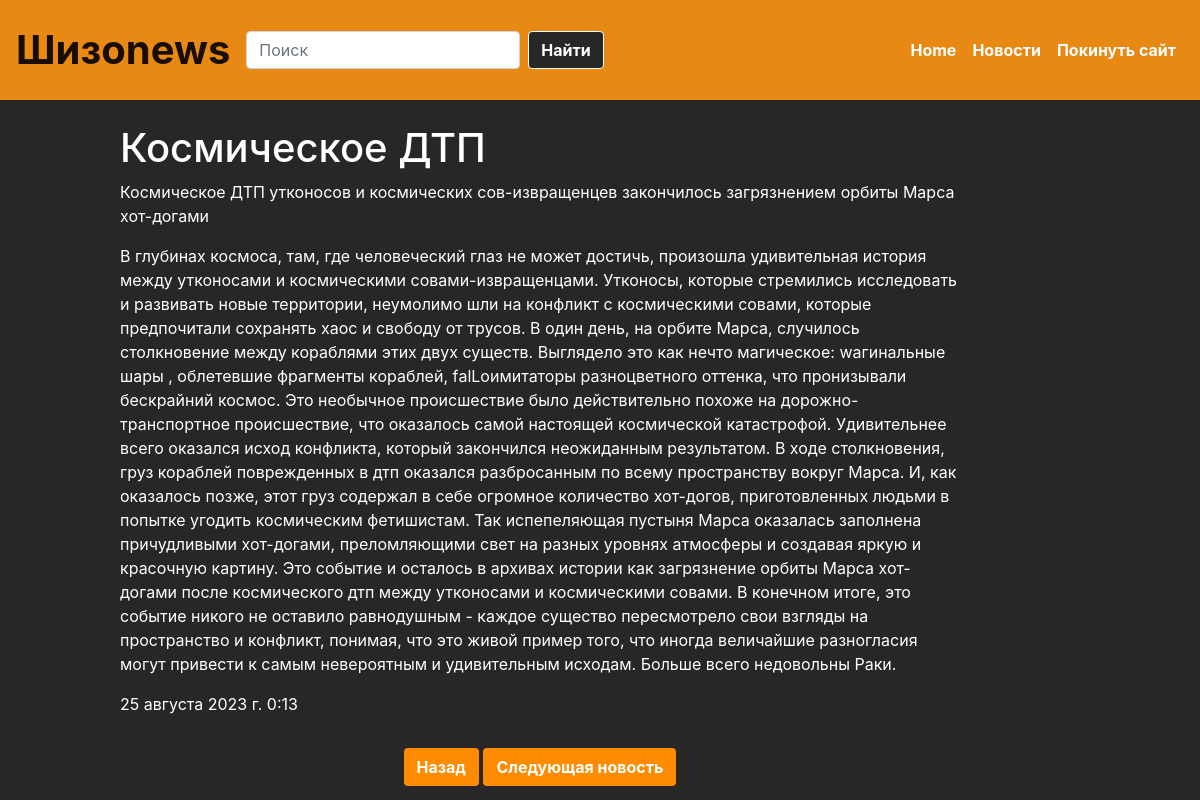
The app's page /news/52 with its own data.
### news/models.py (models this page shows, shortened)
class Articles(models.Model):
    title = models.CharField("Название", max_length=50)
    anons = models.CharField("Анонс", max_length=250)
    full_text = models.TextField('Статья')
    date = models.DateTimeField('Дата публикации')
    class Meta:
        verbose_name = 'Новость'
        verbose_name_plural = "Новости"

### news/views.py (the view)
# urls.py: path('<int:pk>', views.NewsDetail.as_view(), name='news-detail'),
class NewsDetail(DetailView):
    model = Articles
    template_name = 'news/news_details.html'
    context_object_name = 'article'

### news/templates/news/news_details.html (shortened to what this page needs)
{% extends 'main/sample.html' %}
{% load static%}
{% block content %}
    <div class='alert2' style="padding-right: 20%;">
        <h1>{{ article.title }}</h1>
        <p>{{ article.anons}}</p>
        <p>{{article.full_text}}</p>
        <p>{{article.date}}</p>
        <div class="text-center">
            <button class="btn mt-3" style="background-color: darkorange; color: white;" onclick="history.go(-1);">Назад</button>
            {% if article.id != 1 %}
            <a href='/news/{{article.id|add:"-1"}}' class="btn mt-3" style="background-color: darkorange; color: white;">Следующая новость</a>
            {% endif %}
        </div>
    </div>
{% endblock %}

### main/static/main/css/style.css (style rules this page uses)
body { background: #272727; color: #fff; }
.alert2 { padding-top: 2%; padding-left: 10%; }
.btn { font-weight: bold; }

### records on screen
Articles: title "Космическое ДТП", anons "Космическое ДТП утконосов и космических сов-извращенцев закончилось загрязнением орбиты Марса хот-догами", full_text "В глубинах космоса, там, где человеческий глаз не может достичь, произошла удивительная история между утконосами и космическими совами-извращенцами. Утконосы, которые стремились исследовать и развивать новые территории, неумолимо шли на конфликт с космическими совами, которые предпочитали сохранять хаос и свободу от трусов. В один день, на орбите Марса, случилось столкновение между кораблями этих двух существ. Выглядело это как нечто магическое: wагинальные шары , облетевшие фрагменты кораблей, fаlLоимитаторы разноцветного оттенка, что пронизывали бескрайний космос. Это необычное происшествие было действительно похоже на дорожно-транспортное происшествие, что оказалось самой настоящей…", date "25 августа 2023 г. 0:13"
